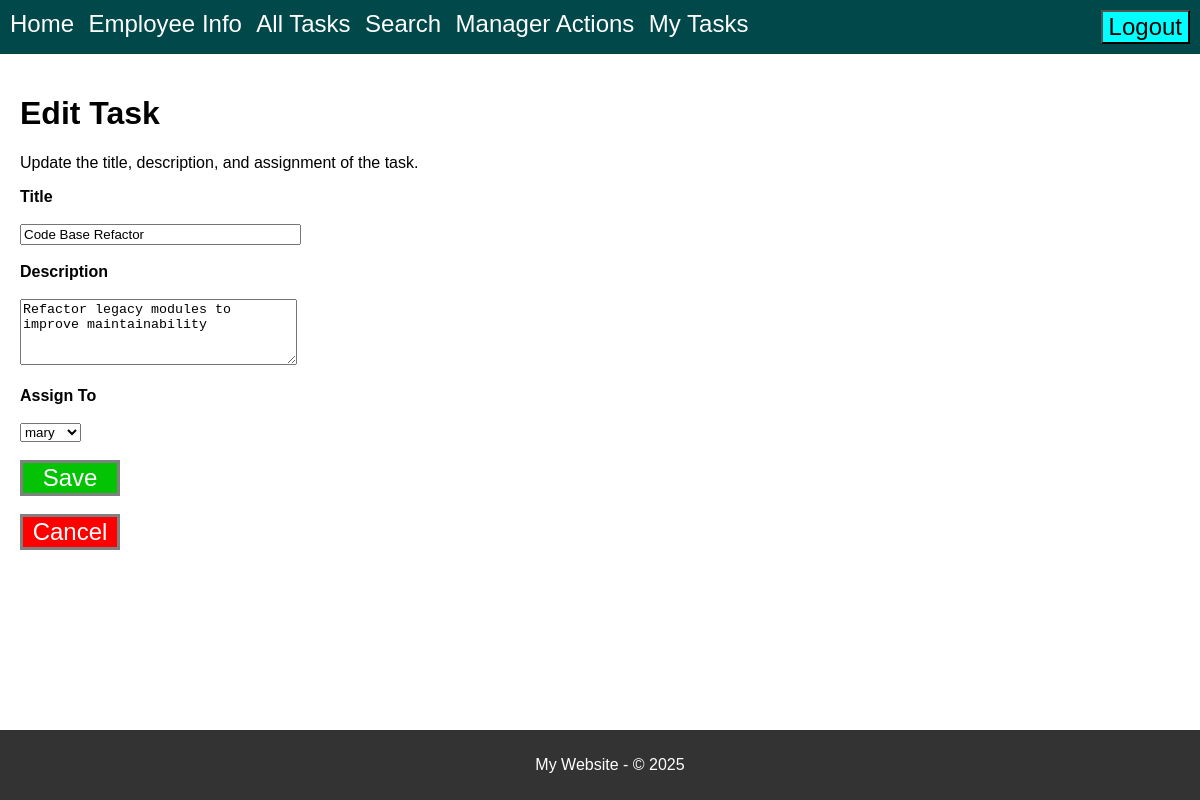
Screenshot of /edit-task/1 (signed in) with the database file from the repository.
### model.py (models this page shows, shortened)
class Tasks(db.Model):
    __tablename__ = 'Tasks'
    id = db.Column(db.Integer, primary_key=True)
    title = db.Column(db.String(30), nullable=False)
    body = db.Column(db.String(200), nullable=False)
    assigned_to = db.Column(db.Integer, db.ForeignKey('Users.id'), nullable=True)
    created_by = db.Column(db.Integer, db.ForeignKey('Users.id'), nullable=True)
    date_created = db.Column(db.String(8), nullable=False)
    completed = db.Column(db.Integer, default=0)
    assigned_user = db.relationship('Users', foreign_keys=[assigned_to])
    creator_user = db.relationship('Users', foreign_keys=[created_by])

### routes.py (the view, shortened to what this page needs)
@app.route('/edit-task/<int:task_id>', methods=['GET', 'POST'])
def display_edit_task(task_id):
    if CS.notLoggedIn():
        return redirect(url_for("display_login"))
    if CS.getRole() not in ["admin", "Manager"]:
        flash("You do not have permission to edit tasks.", "error")
        return redirect(url_for("display_tasks"))
    task = Tasks.query.get_or_404(task_id)
    creator_username = "Admin" if task.created_by == 999 else "None"
    if task.created_by and task.created_by != 999:
        creator = Users.query.get(task.created_by)
        creator_username = creator.username if creator else "Unknown"
    assignee_username = "None"
    if task.assigned_to:
        assignee = Users.query.get(task.assigned_to)
        assignee_username = assignee.username if assignee else "Unknown"
    task_data = {
        "id": task.id,
        "title": task.title,
        "body": task.body,
        "assigned_to": task.assigned_to,
        "created_by": creator_username,
        "date_created": task.date_created,
        "assignee_username": assignee_username
    }
    users = Users.query.all()
    return render_template(
        "edit-task.html",
        title="Edit Task",
        task=task_data,
        users=users,
        CS=CS
    )

### current_session.py (called while the page is built)
    @staticmethod
    def isLoggedIn():
        status = "username" in session
        return status

    @staticmethod
    def notLoggedIn():
        return not CurrentSession.isLoggedIn()

    @staticmethod
    def getRole():
        print(f" User role is: {userRole}")
        return userRole

    @staticmethod
    def getUsername():
        username = session.get("username", None)  # Get username from session
        return username

### Templates/edit-task.html (shortened to what this page needs)
{% extends "base.html" %}
{% block page_title %}
    Edit Task
{% endblock %}
{% block content %}
    <p>Update the title, description, and assignment of the task.</p>
    <form action="{{ url_for('display_edit_task', task_id=task.id) }}" method="POST">
        <div>
            <label for="title">Title</label><br><br>
            <input type="text" id="title" name="title" value="{{ task.title }}" size="32" required><br><br>
        </div>
        <div>
            <label for="body">Description</label><br><br>
            <textarea id="body" name="body" cols="32" rows="4" required>{{ task.body }}</textarea><br><br>
        </div>
        <div>
            <label for="user">Assign To</label><br><br>
            <select id="user" name="user" required>
                {% for user in users %}
                    <option value="{{ user.id }}" {% if user.id == task.assigned_to %}selected{% endif %}>{{ user.username }}</option>
                {% endfor %}
            </select><br><br>
        </div>
        <button type="submit" id="save-btn">Save</button><br><br>
    </form>
    <button onclick="window.location.href='/all-tasks'" id="cancel-btn">Cancel</button>
{% endblock %}

### Styles/style.css (style rules this page uses)
body { font-family: sans-serif; margin: 0; padding: 0; display: flex; flex-direction: column; min-height:100vh; }
#save-btn { color: white; background-color:rgb(4, 195, 4); border:3px solid grey; transition: transform 0.5s ease; font-size:1.5rem; transition: transform 0.5s ease; width:100px; }
#cancel-btn { color:white; background-color:red; border:3px solid grey; transition: transform 0.5s ease; font-size:1.5rem; transition: transform 0.5s ease; width:100px; }
label { font-weight:700; }

### rows the page displays
Tasks: title "Code Base Refactor", body "Refactor legacy modules to improve maintainability"

### other values shown
form field user "mary"
